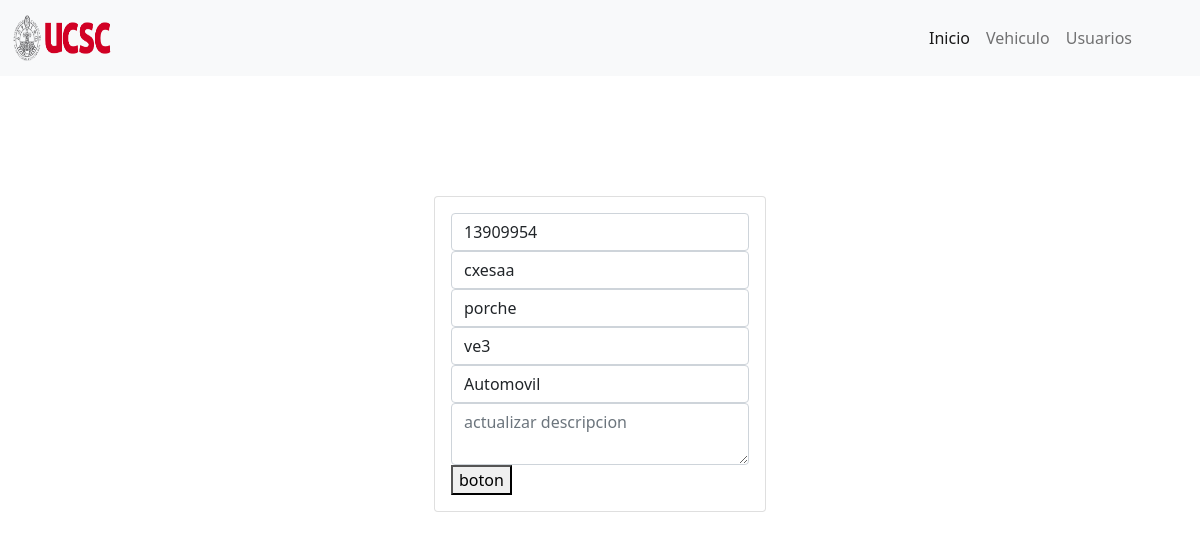
Page /edit_vehiculo.php?Patente_vehiculo=cxesaa on the committed database.
### tables this page shows
CREATE TABLE `vehiculo` (
  `Patente_vehiculo` varchar(6) NOT NULL,
  `Marca_vehiculo` varchar(25) NOT NULL,
  `Modelo_vehiculo` varchar(25) NOT NULL,
  `tipo_vehiculo` varchar(15) NOT NULL,
  `Descripcion` varchar(100) NOT NULL,
  `fk_run_usuario` int(8) NOT NULL
);

### edit_vehiculo.php (the view, shortened to what this page needs)
<?php
include("conexion.php");
if (isset($_GET['Patente_vehiculo'])) {
  $pv = $_GET['Patente_vehiculo'];
  $query = "SELECT * FROM `vehiculo` WHERE Patente_vehiculo = '$pv'";
  $resultado = mysqli_query($conexion, $query);
  if (mysqli_num_rows($resultado) == 1) {
    $row = mysqli_fetch_array($resultado);
    $mv = $row['Marca_vehiculo'];
    $mov = $row['Modelo_vehiculo'];
    $tv = $row['tipo_vehiculo'];
    $run = $row['fk_run_usuario'];
  }
}
?>
<!DOCTYPE html>
<html lang="en">
<head>
  <link href="https://cdn.jsdelivr.net/npm/bootstrap@5.1.3/dist/css/bootstrap.min.css" rel="stylesheet">
</head>
<body>
  <nav class="navbar navbar-expand-lg navbar-light bg-light">
    <div class="container-fluid">
      <a class="navbar-brand" href="#"><img style="width: 100px; height:50px;" src="imagenes/logo_horizontal_color_sinfondo.png" alt=""></a>
      <div class="collapse navbar-collapse justify-content-md-end me-5" id="navbarNav">
        <ul class="navbar-nav ">
          <li class="nav-item">
            <a class="nav-link active" aria-current="page" href="#">Inicio</a>
          </li>
          <li class="nav-item">
            <a class="nav-link" href="#">Vehiculo</a>
          </li>
          <li class="nav-item">
            <a class="nav-link" href="#">Usuarios</a>
          </li>
        </ul>
      </div>
    </div>
  </nav>
  <section class="container px-4 py-5 my-5" id="featured-3">
    <div class="container p-4">
      <div class="row">
        <div class="col-md-4 mx-auto">
          <div class="card card-body">
            <form action="edit_vehiculo.php?Patente_vehiculo=<?php echo $_GET['Patente_vehiculo']; ?>" method="POST">
              <div class="form-group">
                <input type="text" name='run' value="<?php echo $run; ?>" class="form-control" placeholder="Update Patente">
              </div>
              <div class="form-group">
                <input type="text" name='Patente_vehiculo' value="<?php echo $pv; ?>" class="form-control" placeholder="Update Patente">
              </div>
              <div class="form-group">
                <input type="text" name='Marca_vehiculo' value="<?php echo $mv; ?>" class="form-control" placeholder="Update marca">
              </div>
              <div class="form-group">
                <input type="text" name='Modelo_vehiculo' value="<?php echo $mov ?>" class="form-control" placeholder="Update Modelo">
              </div>
              <div class="form-group">
                <input type="text" name='tipo_vehiculo' value="<?php echo $tv ?>" class="form-control" placeholder="Update Modelo">
              </div>
              <div class="form-group">
                <textarea name="descripcion" class="form-control" rows="2" placeholder="actualizar descripcion"></textarea>
              </div>
              <button class="btn-succes" name="update">
                boton
              </button>
            </form>
          </div>
        </div>
      </div>
    </div>
  </section>
</body>
</html>

### rows in the picture
vehiculo: run "13909954", Marca_vehiculo "porche", Modelo_vehiculo "ve3", tipo_vehiculo "Automovil"
